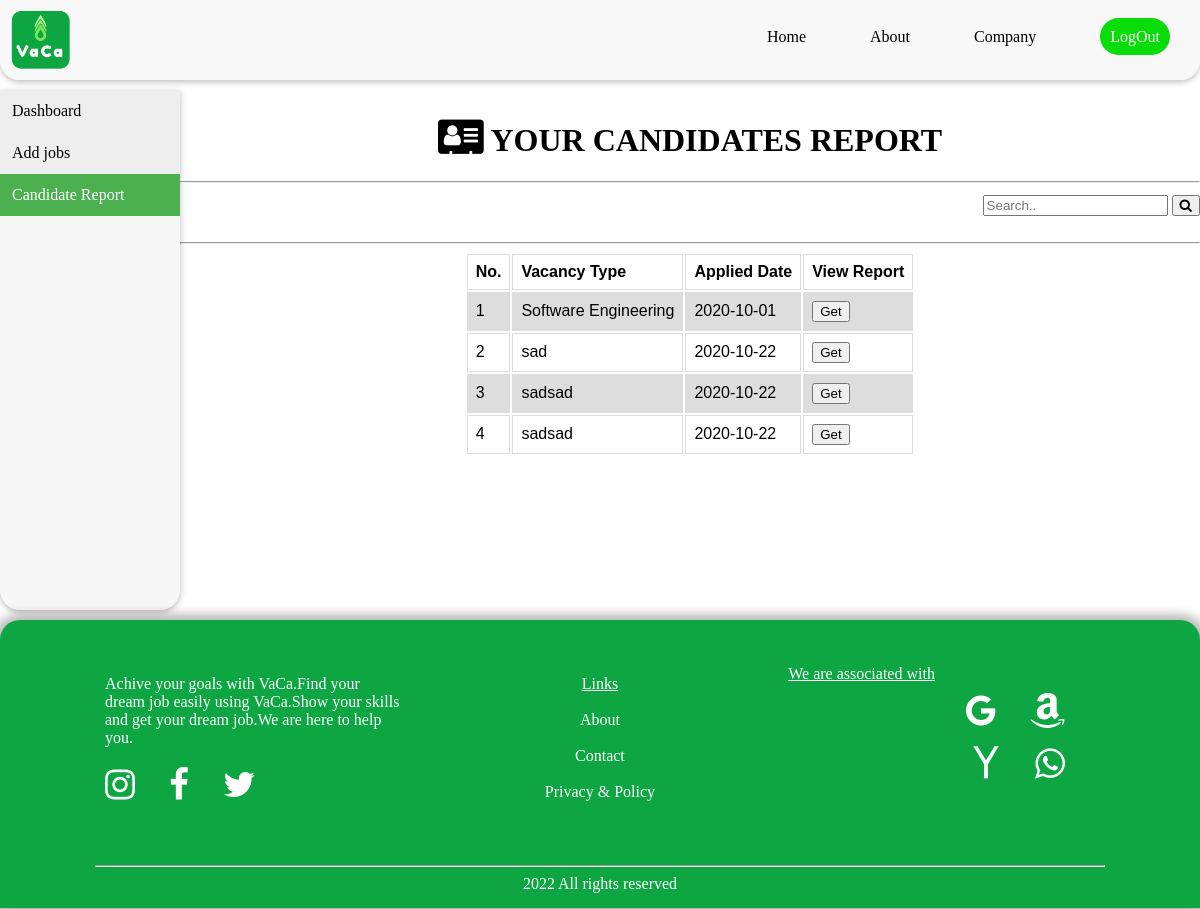
Page /viewApplication/viewApplication.php (signed in) on the committed database.
### tables this page shows
CREATE TABLE `vacancy` (
  `vid` int(120) NOT NULL,
  `cid` int(120) NOT NULL,
  `title` varchar(120) NOT NULL,
  `position` varchar(90) NOT NULL,
  `category` varchar(50) NOT NULL,
  `dar` varchar(100) NOT NULL,
  `qualification` varchar(100) NOT NULL,
  `career_lvl` varchar(50) NOT NULL,
  `location` varchar(50) NOT NULL,
  `salary` varchar(50) NOT NULL,
  `time` datetime NOT NULL,
  `status` int(1) NOT NULL
);

### html/viewApplication/viewApplication.php (the view, shortened to what this page needs)
<?php
if (!isset($_SESSION['com'])) {
	header("location:../login/login.php");
}else{
	$cid = $_SESSION['com'];
}
?>
<!DOCTYPE html>
<html>
<head>
	<link rel="stylesheet" type="text/css" href="../../css/basic.css">
	<link rel="stylesheet" type="text/css" href="../../css/canre.css">
	<link rel="stylesheet" href="https://cdnjs.cloudflare.com/ajax/libs/font-awesome/4.7.0/css/font-awesome.min.css">
</head>
<body>
	<div class="nav">
		<a href="index.html">
			<img src="../../images/logo.png">
		</a>
			<ul class="links">
				<li>
					<a href="">Home</a>
				</li>
				<li>
					<a href="">About</a>
				</li>
				<li>
					<a href="">Company</a>
				</li>
				<li class="gbutton">
					<a href="?logout">LogOut</a>
				</li>
			</ul>
	</div>
	<div class="row content">
	  <div class="row-content">
		 <div class="col-sm-2 sidenav">
		  <a href="#">Dashboard</a>
		  <a href="#">Add jobs</a>
		  <a href="#" class="active">Candidate Report</a>
		</div>
	  </div>
	  <br>
	<div class="main-Layout"> <br>
		<div class="main-heading">
		<h1><div class="comIcon">
				<i class="icon fa fa-address-card"></i>
				</div>	 YOUR CANDIDATES REPORT</h1><hr>
			</div>
			 <br>
			<div class="searchbar">
      				<input type="text" placeholder="Search.." name="search">
      				<button type="submit"><i class="fa fa-search"></i></button>
			</div> <br>
			<hr>
			<div class="table">
				<form method="POST">
				<center>
					<?php
					include("../lib/config.php");
					if (isset($_POST['see'])) {
						$vid = $_POST['see'];
						echo "<button type='submit' name='back'>Back</button>";
						echo'
						<table>
						<tr>
							<th>Name</th>
							<th>Address</th>
							<th>Birth Day</th>
							<th>Contact</th>
							<th>Mail</th>
							<th>Education</th>
							<th>Proffessional</th>
							<th>Addition</th>
							<th>Applied</th>
						</tr>';
						$sql = "SELECT * FROM apply a,employee e WHERE vid='$vid' AND a.eid=e.eid";
						$result = $conn->query($sql);
						if ($result->num_rows>0) {
							while ($row = $result->fetch_assoc()) {
								echo '
								<tr>
									<td>'.$row['name'].'</td>
									<td>'.$row['address'].'</td>
									<td>'.$row['birth'].'</td>
									<td>'.$row['contact'].'</td>
									<td>'.$row['mail'].'</td>
									<td>'.$row['edu_quli'].'</td>
									<td>'.$row['pro_quli'].'</td>
									<td>'.$row['adi_quli'].'</td>
									<td>'.substr($row['time'],0,16).'</td>
								</tr>
								';
							}
						}
						echo'
					</table>';
					}else{
						echo'
						<table>
						<tr>
							<th>No.</th>
							<th>Vacancy Type</th>
							<th>Applied Date</th>
							<th>View Report</th>
						</tr>';
						$sql = "SELECT * FROM vacancy WHERE cid='$cid'";
						$result = $conn->query($sql);
						if ($result->num_rows>0) {
							$i = 1;
							while ($row = $result->fetch_assoc()) {
								echo '
								<tr>
									<td>'.$i.'</td>
									<td>'.$row['title'].'</td>
									<td>'.substr($row['time'],0,10).'</td>
									<td><button value="'.$row['vid'].'" name="see">Get</button></td>
								</tr>
								';
								$i++;
							}
						}
					}
					echo'
				</table>';
				?>
				</center>
				</form>
			</div>
	</div>
	</div>
	<div class="footer">
		<div class="column">
			<div class="fcontent">
				<p>
				Achive your goals with VaCa.Find your dream job easily using VaCa.Show your skills and get your dream job.We are here to help you.</p>
			</div>
			<div class="fcontent">
				<i class="fa fa-instagram"></i>
				<i class="fa fa-facebook"></i>
				<i class="fa fa-twitter"></i>
			</div>
		</div>
		<div class="column" style="text-align: center;">
			<div class="fcontent">
				<label><u>Links</u></label>
				<ul>
					<li>About</li>
					<li>Contact</li>
					<li>Privacy & Policy</li>
				</ul>
			</div>
		</div>
		<div class="column">
			<label><u>We are associated with</u></label>
			<div class="fcontent associations">
				<i class="fa fa-google"></i>
				<i class="fa fa-amazon"></i><br><br>
				<i class="fa fa-yahoo"></i>
				<i class="fa fa-whatsapp"></i>
			</div>
		</div>
		<div class="column" style="width: 100%;text-align: center;">
			<hr>
			<p><script>document.write(new Date().getFullYear());</script> All rights reserved</p>
		</div>
</body>
</html>

### css/basic.css (style rules this page uses)
body { margin: 0; }
* { box-sizing: border-box; }
.nav { min-height: 70px; background-color: #f7f7f7e0; border-bottom-left-radius: 20px; border-bottom-right-radius: 20px; box-shadow: 0 2px 5px 0 rgba(0,0,0,0.16),0 2px 10px 0 rgba(0,0,0,0.12); position: fixed; left: 0; top: 0; width: 100%; }
.nav img { height:60px; float: left; margin : 10px; }
.links { float: right; margin: 0; margin-top: 28px; list-style-type: none; padding:0; }
.links li { margin : 30px; display: inline; }
.links .gbutton { padding: 10px; background-color: #09dd09; border-radius: 100px; }
.gbutton a { color: #fff !important; }
.links li a { text-align: center; text-decoration: none; color: #000000; }
.footer { display: inline-block; margin-top:10px; width: 100%; color: #fff; background-color: #0ea642; padding: 30px 80px 0px 80px; border-top-left-radius: 20px; border-top-right-radius: 20px; box-shadow: 0 4px 8px 10px rgba(0, 0, 0, 0.2), 0 2px 20px 0 rgba(0, 0, 0, 0.19); margin-bottom: -3px; }
.footer p { margin:0; }
.content { margin-top: 50px; min-height: 519px; }
.column { float: left; width: 33.33%; padding: 15px; }
.fcontent { padding:10px; }
.fcontent i { font-size: 35px; margin-right: 30px; }
.fcontent ul { list-style-type: none; padding: 0; }
.fcontent li { margin-top: 18px; }
.column hr { color: #fff; }
.associations { text-align: right; }

### css/canre.css (style rules this page uses)
.row-content { margin-top: 40px; float: left; width: 15%; height: 200px; background-color: #f7f7f7; min-height: 520px; border-bottom-left-radius: 20px; border-bottom-right-radius: 20px; box-shadow: 0 2px 5px 0 rgba(0,0,0,0.16),0 2px 10px 0 rgba(0,0,0,0.12); }
.row-content a { background-color: #eee; color: black; display: block; padding: 12px; text-decoration: none; }
.row-content a.active { background-color: #4CAF50; color: white; }
.main-heading { display: inline-block; width: 85%; text-align: center; }
.icon { font-size: 40px !important; margin-top: 10px; text-align: left; float: none; }
.comIcon { display: inline-block; }
.searchbar { float: none; text-align: right; }
.table { text-align: center; font-family: arial, sans-serif; border-collapse: collapse; float: none; }
.table td,th { border: 1px solid #dddddd; text-align: left; padding: 8px; }
.table tr:nth-child(even) { background-color: #dddddd; }

### rows in the picture
vacancy: title "Software Engineering", time "2020-10-01"
vacancy: title "sad", time "2020-10-22"
vacancy: title "sadsad", time "2020-10-22"
vacancy: title "sadsad", time "2020-10-22"
